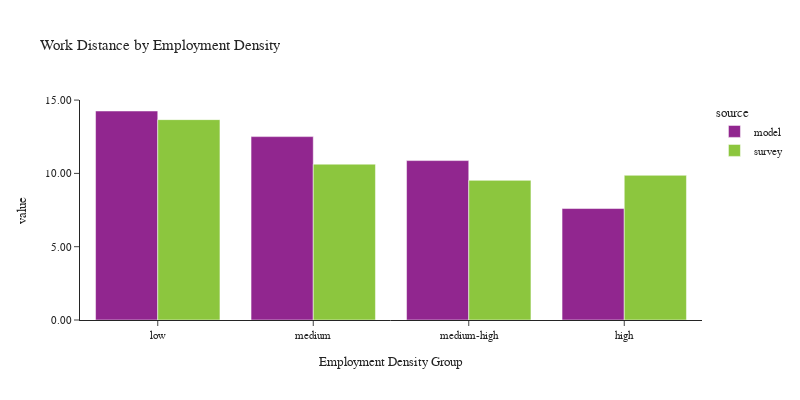

Here is the notebook cell this chart was saved with:
### Code cell
plot_work_location(df_workers, 'emp_density_group', 'Employment Density', 'Employment Density Group')

### Figure 1 — Plotly figure (JSON) as saved in the notebook; plotly's stock layout.template omitted (floating-point values rounded to 4 significant figures)
{"data": [{"alignmentgroup": "True", "customdata": [[580415], [584613], [552550], [505914]], "hovertemplate": "source=model<br>emp_density_group=%{x}<br>value=%{y}<br>sample count=%{customdata[0]}<extra></extra>", "legendgroup": "model", "marker": {"color": "#91268F", "pattern": {"shape": ""}}, "name": "model", "offsetgroup": "model", "orientation": "v", "showlegend": true, "textposition": "auto", "type": "bar", "x": ["low", "medium", "medium-high", "high"], "xaxis": "x", "y": [14.26, 12.51, 10.87, 7.603], "yaxis": "y"}, {"alignmentgroup": "True", "customdata": [[938], [792], [664], [429]], "hovertemplate": "source=survey<br>emp_density_group=%{x}<br>value=%{y}<br>sample count=%{customdata[0]}<extra></extra>", "legendgroup": "survey", "marker": {"color": "#8CC63E", "pattern": {"shape": ""}}, "name": "survey", "offsetgroup": "survey", "orientation": "v", "showlegend": true, "textposition": "auto", "type": "bar", "x": ["low", "medium", "medium-high", "high"], "xaxis": "x", "y": [13.67, 10.63, 9.525, 9.87], "yaxis": "y"}], "layout": {"barmode": "group", "font": {"size": 11}, "height": 400, "legend": {"title": {"text": "source"}, "tracegroupgap": 0}, "title": {"text": "Work Distance by Employment Density"}, "width": 800, "xaxis": {"anchor": "y", "domain": [0.0, 1.0], "title": {"text": "Employment Density Group"}}, "yaxis": {"anchor": "x", "domain": [0.0, 1.0], "tickformat": ".2f", "title": {"text": "value"}}}}
